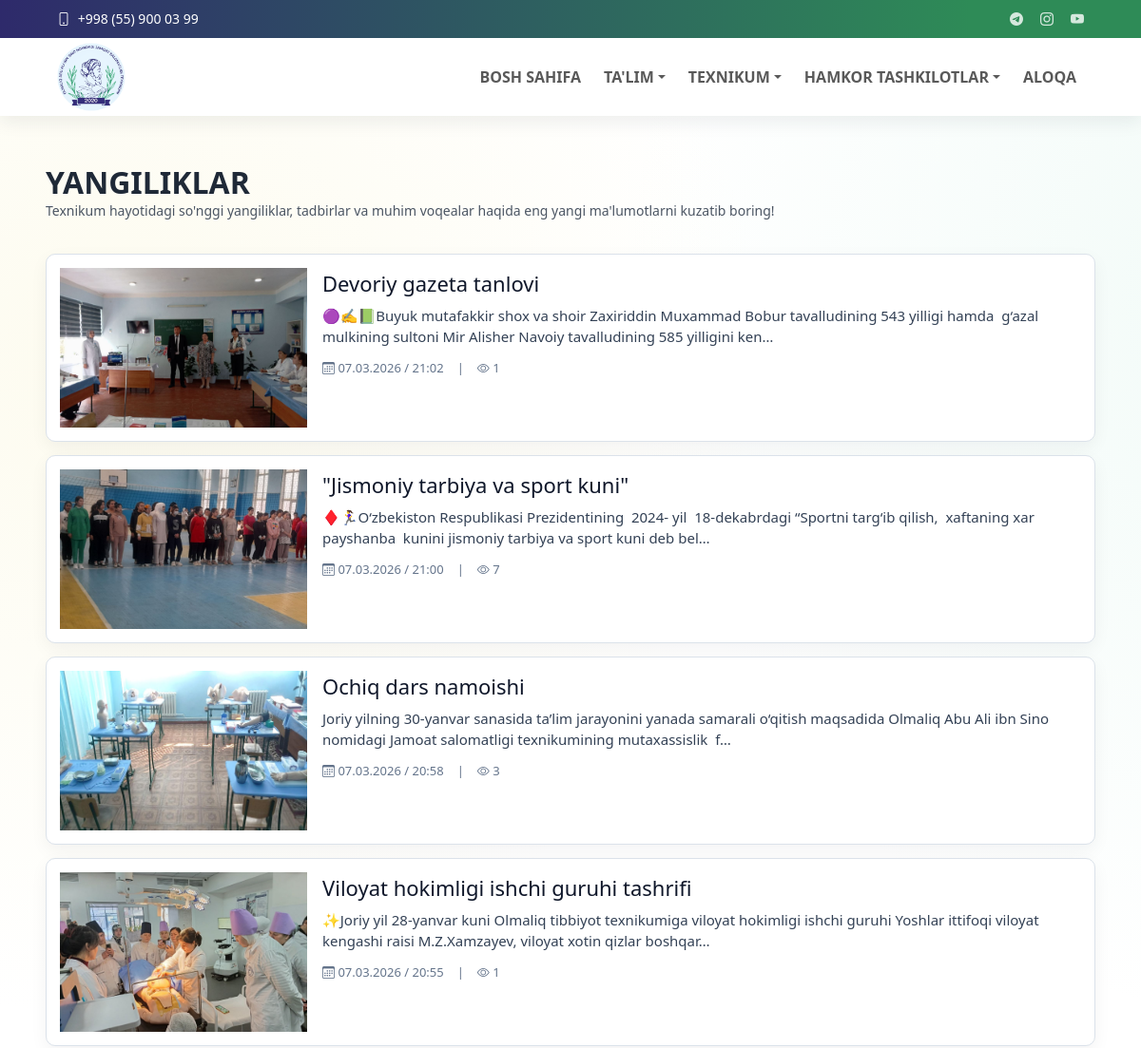
/yangiliklar/ (upper part), run on an earlier commit of the app's database.
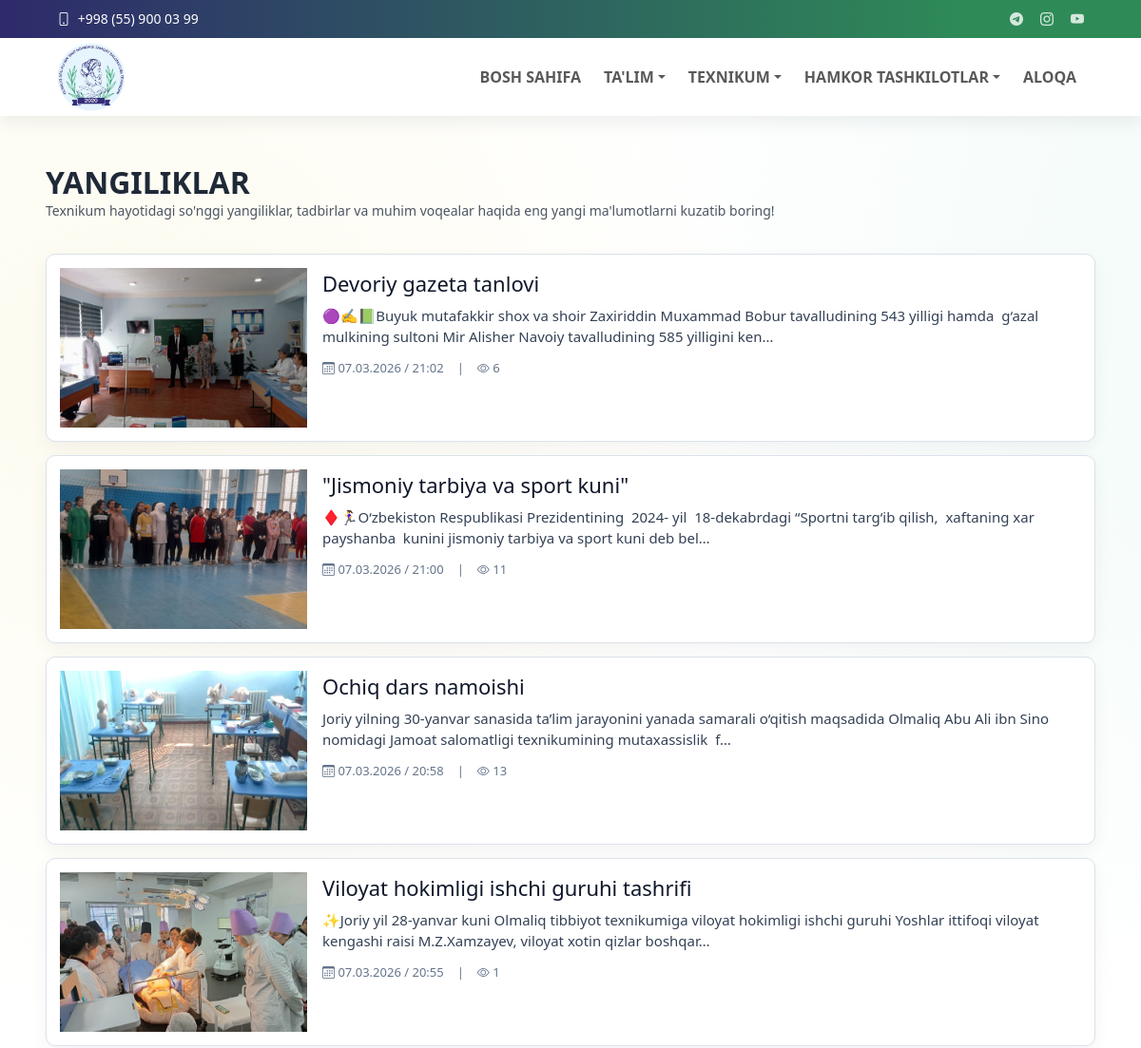
And on a later commit of the database.
### news/models.py (models this page shows, shortened)
class News(models.Model):
    title = models.CharField(max_length=255)
    slug = models.SlugField(unique=True)
    author = models.CharField("Tayyorlagan", max_length=150, blank=False)
    content = models.TextField()
    image = models.ImageField(upload_to='news/', blank=True, null=True)
    published_at = models.DateTimeField(default=timezone.now)
    is_published = models.BooleanField(default=True)
    views_count = models.PositiveIntegerField(default=0)
    created_at = models.DateTimeField(auto_now_add=True)
    updated_at = models.DateTimeField(auto_now=True)
    class Meta:
        ordering = ['-published_at']
        verbose_name = "Yangilik"
        verbose_name_plural = "Yangiliklar"

### news/views.py (the view)
# urls.py: path('', views.news_list, name='news_list'),
def news_list(request):
    items = News.objects.filter(is_published=True)
    return render(request, 'news/news_list.html', {'news_items': items})

### core/context_processors.py (called while the page is built)
def menu_context(request):
    menu_items = (
        Menu.objects.filter(parent__isnull=True, is_active=True)
        .prefetch_related('children')
        .order_by('order', 'id')
    )
    topbar = TopbarSettings.objects.filter(is_active=True).first()
    return {
        'menu_items': menu_items,
        'topbar_settings': topbar,
    }

### news/templates/news/news_list.html (shortened to what this page needs)
{% extends 'base.html' %}
{% block content %}
<section>
    <div class="news-list-directions__head">
        <h2>Yangiliklar</h2>
        <p>Texnikum hayotidagi so'nggi yangiliklar, tadbirlar va muhim voqealar haqida eng yangi ma'lumotlarni kuzatib boring!</p>
    </div>
    <div class="news-list-grid js-load-more-list" data-batch-size="10">
        {% for item in news_items %}
            <a class="news-list-card js-load-item" href="{% url 'news:news_detail' item.slug %}">
                {% if item.image %}
                    <img class="news-list-card__image" src="{{ item.image.url }}" alt="{{ item.title }}">
                {% else %}
                    <div class="news-list-card__image news-list-card__image--empty">
                        <span>Rasm mavjud emas</span>
                    </div>
                {% endif %}
                <div class="news-list-card__body">
                    <h3>{{ item.title }}</h3>
                    <p>{{ item.excerpt|default:item.content|striptags|truncatechars:170 }}</p>
                    <div class="news-list-card__meta">
                        <span>
                            <i class="bi bi-calendar3"></i>
                            <span>{{ item.published_at|date:"d.m.Y / H:i" }}</span>
                        </span>
                        <span>|</span>
                        <span>
                            <i class="bi bi-eye"></i>
                            <span>{{ item.views_count }}</span>
                        </span>
                    </div>
                </div>
            </a>
        {% empty %}
            <p class="news-list-empty">Yangiliklar mavjud emas.</p>
        {% endfor %}
    </div>
</section>
{% endblock %}

What changed in the data, as far as the page shows it:
changed News "Devoriy gazeta tanlovi": views_count "1" → "6"
changed News "\"Jismoniy tarbiya va sport kuni\"": views_count "7" → "11"
changed News "Ochiq dars namoishi": views_count "3" → "13"
